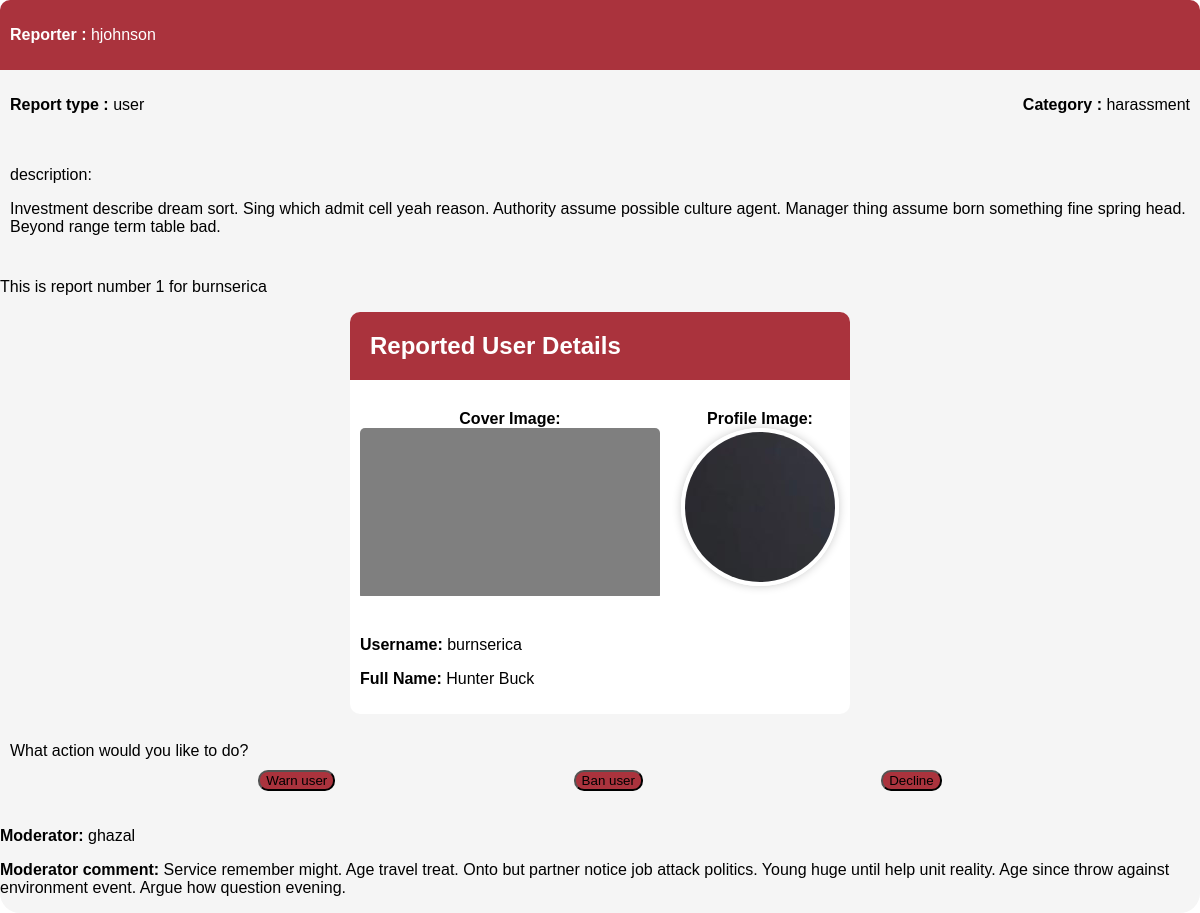
/report/10 (signed in), run on the app's committed database.
### report/models.py (models this page shows, shortened)
class Report(models.Model):
    reporter = models.ForeignKey(CustomUser, on_delete=models.CASCADE, related_name='reporter')
    type = models.CharField(max_length=25, choices=TYPE)
    category = models.CharField(max_length=25, choices=CATEGORY)
    reported_user = models.ForeignKey(CustomUser, on_delete=models.CASCADE, related_name='reported_user')
    description = models.TextField(null=True, blank=True)
    status = models.CharField(max_length=25, choices=STATUS, default='pending')
    reported_post = models.ForeignKey(Post, on_delete=models.SET_NULL, related_name='reported_post', null=True, blank=True)
    reported_chat = models.ForeignKey(Chat, on_delete=models.PROTECT, related_name='reported_chat', null=True, blank=True)
    moderator = models.ForeignKey(CustomUser, on_delete=models.CASCADE, related_name='moderator', null=True, blank=True)
    moderator_comment = models.TextField(null=True, blank=True)
    created_at = models.DateTimeField(auto_now_add=True)
    updated_at = models.DateTimeField(auto_now=True)

### accounts/models.py (models this page shows, shortened)
class CustomUser(AbstractUser):
    email = models.EmailField(blank=False, null=False, unique=True)
    profile_image = models.ImageField(default='profile_images/default.png', upload_to='profile_images/', blank=True, null=True)
    birth_date = models.DateField(blank=True, null=True)
    phone_number = PhoneNumberField(blank=True, null=True)
    gender = models.CharField(blank=True, null=True, max_length=1, choices=GENDER_CHOICES)
    role = models.CharField(max_length=25, choices=ROLE, default='regular-user')
    is_online = models.BooleanField(default=False)
    last_online = models.DateTimeField(blank=True, null=True)
    is_banned = models.BooleanField(default=False)

### main/models.py (models this page shows, shortened)
class Profile(models.Model):
    user = models.OneToOneField(settings.AUTH_USER_MODEL, on_delete=models.CASCADE, related_name='profile')
    cover_image = models.ImageField(default='cover_images/default.jpg', upload_to='cover_images/', blank=True, null=True)
    bio = models.TextField(blank=True, null=True)
    created_at = models.DateTimeField(auto_now_add=True)
    updated_at = models.DateTimeField(auto_now=True)

### report/views.py (the view)
# urls.py: path('<int:pk>', views.ReportDetail.as_view(), name='report-detail'),
class ReportDetail(LoginRequiredMixin, PermissionRequiredMixin, generic.DetailView):
    model = Report
    template_name = 'report/detail_base.html'
    permission_required = 'report.view_report'
    def get_context_data(self, **kwargs):
        context = super().get_context_data(**kwargs)
        report = context['object']
        context['report_form'] = ReportUpdateForm(instance=context['object'])
        context['warn_form'] = WarnForm()
        if report.reported_post:
            context['post'] = report.reported_post
        if report.reported_chat:
            chat = report.reported_chat
            messages = Message.objects.filter(chat=chat)[:10]
            context['chat'] = chat
            context['messages'] = messages
        reported_user = context['object'].reported_user
        report_count = Report.objects.filter(reported_user=reported_user).count()
        context['report_count'] = report_count
        return context

### report/templates/report/detail_base.html (shortened to what this page needs)
{% extends 'base.html' %}
{% block content %}
<div class="report-design" >
{% if report %}
  <div class="header">
    <p><b>Reporter : </b> {{ report.reporter.username }}</p>
  </div>
  <div class="subheader">
    <p><b>Report type : </b> {{report.type}}</p>
    <p><b>Category : </b> {{ report.category }}</p>
  </div>
  <div class="description">
    {% if report.description %}
    <p>description:</p>
    <p>{{ report.description }}</p>
    {% endif %}
  </div>
  <p>This is report number {{ report_count }} for {{report.reported_user.username}}</p>
<div class="report-container">
  {% if report.type == 'user' %}
    <div class="report-details">
      <div class="report-header">
          <h2 style="display: flex; background-color: #aa333d; padding: 20px; margin: 0%;
          border-top-left-radius: 10px;
          border-top-right-radius: 10px;
          color: white;
          ">Reported User Details</h2>
      </div>
      <div style="padding: 10px;" class="user-images">
        <div class="image-container">
            <b>Cover Image:</b>
            <div class="image-frame">
                <img src="{{ report.reported_user.profile.cover_image.url }}" alt="Reported User CoverImage">
            </div>
        </div>
        <div class="image-container">
            <b>Profile Image:</b>
            <div class="image-frame profile-image-frame">
                <img src="{{ report.reported_user.profile_image.url }}" alt="Reported User Profile Image">
            </div>
        </div>
      </div>
      <div class="user-info" style="padding: 10px;">
        <p><b>Username:</b> {{ report.reported_user.username }}</p>
        <p><b>Full Name:</b> {{ report.reported_user.first_name }} {{ report.reported_user.last_name }}</p>
      </div>
    </div>
  {% endif %}
  </div>
  <br />
  <div class="action">
    What action would you like to do?<br />
    <div class="action-div">
      <div>
        <button onclick="toggleForm()">Warn user</button>
      </div>
      {% if user.role == 'admin' %}
        <div>
          <form action="{% url 'report:ban' report.reported_user.id %}" method="get">
            <button type="submit">Ban user</button><br />
          </form>
        </div>
      {% endif %}
      <div>
        <form action="{% url 'report:decline' report.id %}" method="get">
          <button type="submit">Decline</button><br />
        </form>
      </div>
    </div>
</div>
{% if user.role == 'admin' %}
  <div>
    <p><b>Moderator:</b> {{report.moderator.username}}</p>
    <p><b>Moderator comment:</b> {{report.moderator_comment}}</p>
  </div>
{% endif %}
{% else %}
  <p>Not Found! 404.</p>
{% endif %}
{% endblock %}

### report/templates/report/detail_base.html (style rules this page uses)
body { font-family: Arial, sans-serif; margin: 0; padding: 0; display: flex; justify-content: center; align-items: center; }
.report-design { flex-direction: column; display: flex; justify-self: center; align-self: center; border-radius: 20px; background-color: whitesmoke; height:100%; }
.header { display: flex; justify-content: left; background-color: #aa333d; border-top-left-radius: 10px; border-top-right-radius: 10px; padding: 10px; color: white; }
.subheader { display: flex; justify-content: space-between; padding: 10px; }
.description { padding: 10px; }
.action { padding: 10px; display: flex; flex-direction: column; }
.action-div { padding: 10px; display: flex; justify-content: space-evenly; }
button { border-radius: 10px; background-color: #aa333d; }
.report-container { background-color: white; display: flex; align-self: center; flex-direction: column; width: 500px; border-radius: 10px; }
.user-images { display: flex; gap: 20px; margin-top: 20px; }
.image-container { flex: 1; display: flex; flex-direction: column; align-items: center; }
.image-frame { width: 100%; max-width: 600px; border-radius: 5px; overflow: hidden; }
.profile-image-frame { width: 150px; height: 150px; border-radius: 50%; overflow: hidden; border: 4px solid #fff; box-shadow: 0 0 10px rgba(0, 0, 0, 0.2); }

### data on the page
Report: reporter.username "hjohnson", type "user", category "harassment", description "Investment describe dream sort. Sing which admit cell yeah reason. Authority assume possible culture agent. Manager thing assume born something fine spring head. Beyond range term table bad.", reported_user.username "burnserica", reported_user.profile.cover_image (placeholder picture), reported_user.first_name "Hunter", reported_user.last_name "Buck", moderator.username "ghazal", moderator_comment "Service remember might. Age travel treat. Onto but partner notice job attack politics. Young huge until help unit reality. Age since throw against environment event. Argue how question evening."

### other printed values
{{ report_count }} "1"
